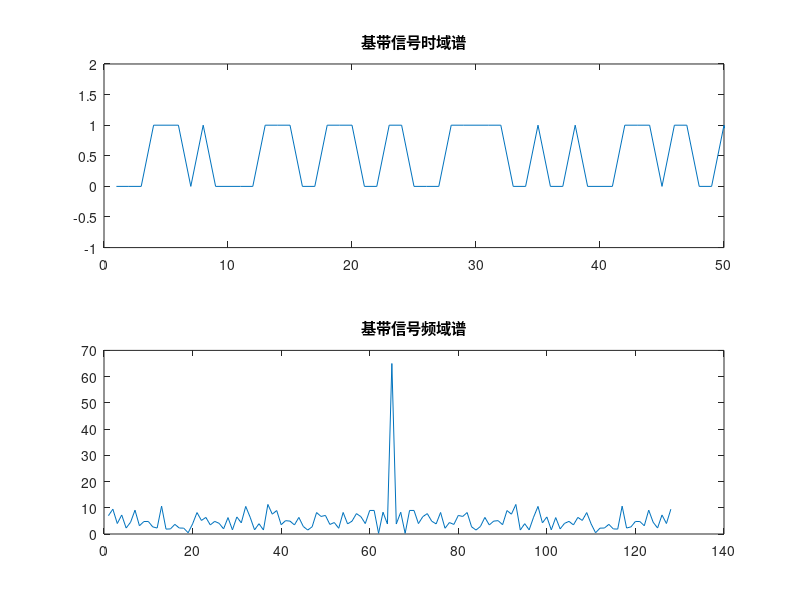
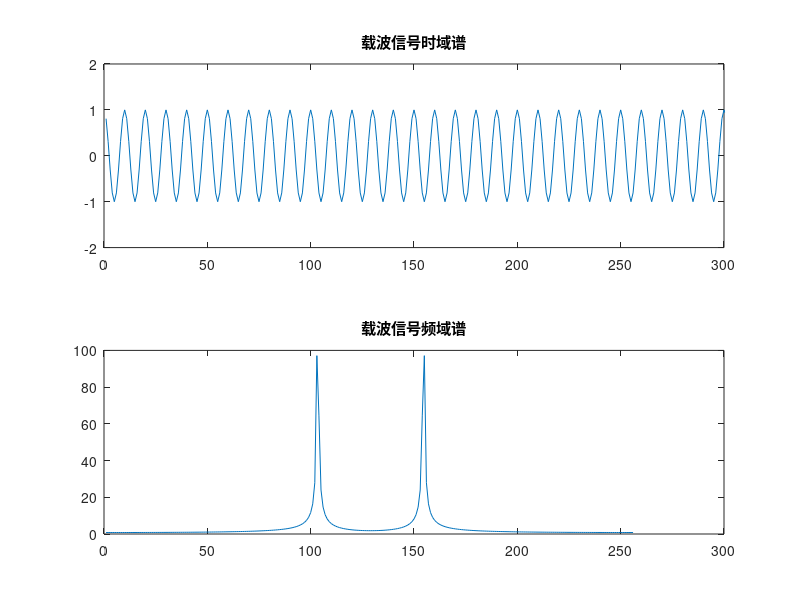

Reproduce these figures in MATLAB, in order. (Note: this script raises an error after producing the figures.)
clc;clear; close all
%初始条件
Fc=36;
Fs=360;
Fd=20;
t=1/360:1/360:20;

%产生数字基带信号并绘制时域谱和频域谱
x=ceil(rand(1,100000)-0.5);
FFT1=abs(fft(x,128));
figure(1)
subplot(211);
plot(x);
title("基带信号时域谱")
axis([0 50 -1 2])
subplot(212)
plot(fftshift(abs(FFT1)))
title("基带信号频域谱")

%设置载波频率并绘制其时域谱和频域谱
carry=cos(2*pi*Fc*t);
FFT2=abs(fft(carry,256));
figure(2)
subplot(211)
plot(carry)
title("载波信号时域谱")
axis([0 300 -2 2])
subplot(212)
plot(fftshift(abs(FFT2)))
title("载波信号频域谱")

%对信号进行数字调制并绘制时域谱和频域谱
y=dmod(x,Fc,Fd,Fs,'fsk',2);%调用数字带通调制函数dmod进行2ASK调制
for i=1:20
    yy(30*(i-1)+1:30*i)=y(30*(i-1)+1:30*i); 
end
FFT3=abs(fft(yy,256));
figure(3)
subplot(211);
plot(yy);
title('调制信号时域谱');
axis([0 300 -2 2])
subplot(212)
plot(fftshift(abs(FFT3)));
title('调制信号频域谱');

%对已调信号进行解调并绘制时域谱和频域谱
z=ddemod(y,Fc,Fd,Fs,'fsk',2);
FFT4=abs(fft(z,64));
figure(4)
subplot(211);
plot(z);
title('解调信号时域谱');
axis([0 50 0 2])
subplot(212)
plot(fftshift(abs(FFT4)));
title('解调信号频域谱');

%对已调信号加入SNR为6和-2高斯白噪声，绘制时域谱和频域谱
Ynt1=awgn(y,6);
YNT1=abs(fft(Ynt1,256));
figure(5)
subplot(211)
plot(Ynt1);
title('SNR为6的高斯白噪声调制信号时域谱');
axis([0 50 0 2])
subplot(212)
plot(fftshift(YNT1));
title('SNR为6的高斯白噪声调制信号频域谱');

z1=ddemod(Ynt1,Fc,Fd,Fs,'ask',2);
Z1=abs(fft(z1,256));
figure(6)
subplot(211)
plot(z1);
title('加入SNR为6的高斯白噪声解调信号时域谱');
axis([0 50 0 2])
subplot(212)
plot(fftshift(Z1))
title('加入SNR为6的高斯白噪声解调信号频域谱');

Ynt2=awgn(y,-2);
YNT2=abs(fft(Ynt2,256));
figure(7)
subplot(211)
plot(Ynt2);
title('SNR为-2的高斯白噪声调制信号时域谱');
axis([0 50 0 2])
subplot(212)
plot(fftshift(YNT2));
title('SNR为-2的高斯白噪声调制信号频域谱');

z2=ddemod(Ynt2,Fc,Fd,Fs,'ask',2);
Z2=abs(fft(z2,256));
figure(8)
subplot(211)
plot(z2);
title('加入SNR为-2的高斯白噪声解调信号时域谱');
axis([0 50 0 2])
subplot(212)
plot(fftshift(Z2))
title('加入SNR为-2的高斯白噪声解调信号频域谱');

SNR=-10:2;
for i=1:length(SNR) 
    Ynt3=awgn(y,SNR(i));	%加入高斯小噪声，信噪比从-10dB到10dB
Z=ddemod(Ynt3,Fc,Fd,Fs,'fsk',2); %调用数字带通解调函数ddemod对加噪声信号进行解调
[br, Pe(i)]=symerr(x,Z);%对解调后加大噪声信号误码分析，br为符号误差数，Pe(i)为符号误差率
end
figure(9)
semilogy(SNR,Pe);			% 调用semilogy函数绘制信噪比与误码率的关系曲线
xlabel('信噪比 SNR(r/dB)');
ylabel('误码率 Pe');
title('信噪比与误码率的关系');
%axis([-10 10 0 1])
grid on